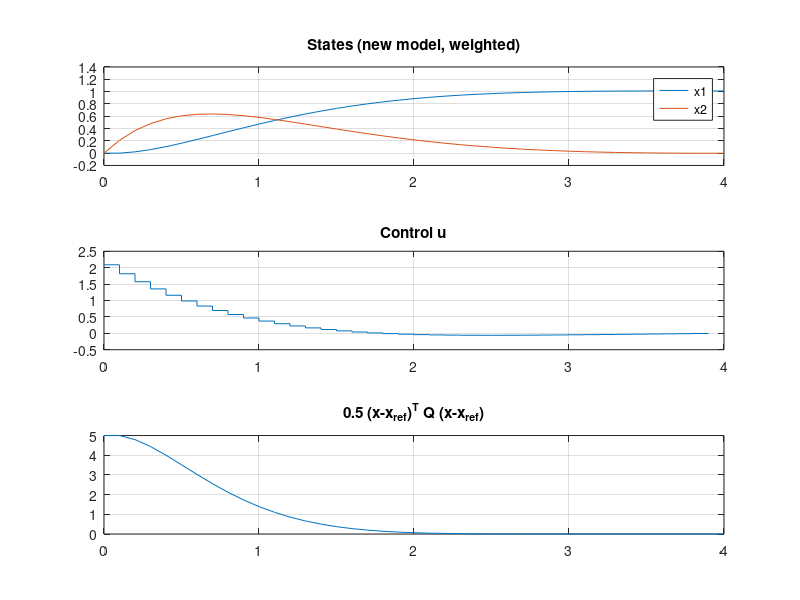

Write the MATLAB code that produced this figure.
function mode1_ocp_newton()
    %%%%%%%%%%%%%%%%%%%%%%%%%%%%%%%%%%%%%%%%%%%%%%%%%%%%%%%%%%%%%%%%
    % Single-mode nonlinear OCP via Riccati-Newton (iLQR)
    % Model:
    %   x1' = x2
    %   x2' = -1.1*x2 - 0.2*x2*|x2| + u
    % Cost:
    %   l = 0.5*(x-xref)' Q (x-xref) + u^2,  Q = diag([1,2])
    %   Vf= 0.5*(x-xref)' Q (x-xref)
    %%%%%%%%%%%%%%%%%%%%%%%%%%%%%%%%%%%%%%%%%%%%%%%%%%%%%%%%%%%%%%%%

    % Problem setup
    nx = 2; nu = 1;
    N  = 40;
    dt = 0.1;
    xref  = [1; 1];
    x_init = [0; 0];

    % Weights
    Q  = diag([10, 0]);   % state weight (stage)
    Qf = Q;              % terminal weight

    % Trajectories (initialize)
    X   = zeros(nx, N+1);  X(:,1) = x_init;
    U   = zeros(nu, N);
    LAM = zeros(nx, N+1);

    % initial rollout with u=0
    for i = 1:N
        [f, ~, ~, ~, ~] = f_and_derivs_mode1(X(:,i), U(:,i));
        X(:,i+1) = X(:,i) + dt*f;
    end

    % Newton settings
    max_iter = 100;
    alpha    = 0.1;   % line search factor
    regGi    = 1e-10; % control Hessian regularization
    regPmin  = 1e-12; % Riccati PD 보정

    fprintf('Start: J=%.6f\n', total_cost(X,U,xref,Q,Qf));
    
    tic;
    for it = 1:max_iter
        %%%%%%%%%%%%%%%%%%%%%%%%%%%%%%%%%%%%%%%%%%%%%%%%%%%%%%%%%%%%%
        % Linearization & KKT blocks build
        %%%%%%%%%%%%%%%%%%%%%%%%%%%%%%%%%%%%%%%%%%%%%%%%%%%%%%%%%%%%%
        A = cell(N,1); B = cell(N,1);
        Qxx = cell(N,1); Qxu = cell(N,1); Quu = cell(N,1);
        xbar = cell(N,1); lbar_x = cell(N,1); lbar_u = cell(N,1);

        QxxN    = Qf;                                 % terminal Hessian
        lbar_xN = gradVf(X(:,end), xref, Qf) - LAM(:,end);

        for i = 1:N
            xi = X(:,i);
            ui = U(:,i);
            lam_ip1 = LAM(:,i+1);

            % dynamics + derivatives (NEW MODEL)
            [f, dfdx, dfdu, Hxx_dyn, Hxu_dyn] = f_and_derivs_mode1(xi, ui);

            % cost (weighted)
            [~, lx, lu] = stage_cost_and_grads(xi, ui, xref, Q);

            % Hamiltonian gradient
            Hx = lx + dfdx.'*lam_ip1;
            Hu = lu + dfdu.'*lam_ip1;

            % Hamiltonian Hessian blocks (weighted)
            Hxx = Q + Hxx_dyn(lam_ip1);
            Hxu = Hxu_dyn(lam_ip1);
            Huu = 2;

            % discrete linearization (Euler)
            A{i}    = eye(nx) + dt*dfdx;
            B{i}    = dt*dfdu;
            xbar{i} = xi + dt*f - X(:,i+1);      % dyn residual

            % quadratic blocks
            Qxx{i}  = dt*Hxx;
            Qxu{i}  = dt*Hxu;
            Quu{i}  = dt*Huu;

            % residuals (stationarity)
            lbar_x{i} = dt*Hx + LAM(:,i+1) - LAM(:,i);
            lbar_u{i} = dt*Hu;
        end

        %%%%%%%%%%%%%%%%%%%%%%%%%%%%%%%%%%%%%%%%%%%%%%%%%%%%%%%%%%%%%
        % Backward Riccati recursion
        %%%%%%%%%%%%%%%%%%%%%%%%%%%%%%%%%%%%%%%%%%%%%%%%%%%%%%%%%%%%%
        P = cell(N+1,1); s = cell(N+1,1);
        Kmat = cell(N,1); kff = cell(N,1);

        P{N+1} = QxxN;
        s{N+1} = -lbar_xN;

        for i = N:-1:1
            Ai = A{i}; Bi = B{i};
            Qxxi = Qxx{i}; Qxui = Qxu{i}; Quui = Quu{i};
            lxi = lbar_x{i}; lui = lbar_u{i};
            Pi1 = P{i+1}; si1 = s{i+1};
            xbi = xbar{i};

            % block assembly
            Fi = Qxxi + Ai.'*Pi1*Ai;
            Hi = Qxui + Ai.'*Pi1*Bi;      % (nx x 1)
            Gi = Quui + Bi.'*Pi1*Bi;      % (1 x 1)

            % control law Δu = K Δx + kff
            Gi_reg = max(Gi, regGi);
            Kmat{i} = -(Gi_reg \ (Hi.')); % (1 x nx)
            kff{i}  = -(Gi_reg \ (Bi.'*(Pi1*xbi - si1) + lui));  % (1 x 1)

            % Riccati update
            P{i} = Fi - (Kmat{i}.' * Gi * Kmat{i});
            % PD & symmetry guard
            P{i} = 0.5*(P{i}+P{i}.');
            mEv  = min(real(eig(P{i})));
            if mEv < regPmin, P{i} = P{i} + (regPmin - mEv)*eye(nx); end

            s{i} = -( lxi + Ai.'*(Pi1*xbi - si1) + Hi*kff{i} );
        end

        %%%%%%%%%%%%%%%%%%%%%%%%%%%%%%%%%%%%%%%%%%%%%%%%%%%%%%%%%%%%%
        % Forward recursion: compute Newton step and update
        %%%%%%%%%%%%%%%%%%%%%%%%%%%%%%%%%%%%%%%%%%%%%%%%%%%%%%%%%%%%%
        dX = zeros(nx,N+1); dU = zeros(nu,N); dLAM = zeros(nx,N+1);
        dX(:,1) = x_init - X(:,1);

        for i = 1:N
            dU(:,i)   = Kmat{i}*dX(:,i) + kff{i};
            dLAM(:,i) = P{i}*dX(:,i) - s{i};
            dX(:,i+1) = A{i}*dX(:,i) + B{i}*dU(:,i) + xbar{i};
        end
        dLAM(:,end) = P{N+1}*dX(:,end) - s{N+1};

        % update
        X   = X   + alpha*dX;
        U   = U   + alpha*dU;
        LAM = LAM + alpha*dLAM;

        % re-rollout X with new U
        X(:,1) = x_init;
        for i = 1:N
            [f, ~, ~, ~, ~] = f_and_derivs_mode1(X(:,i), U(:,i));
            X(:,i+1) = X(:,i) + dt*f;
        end

        % report
        dXmax = max(vecnorm(dX,2,1)); dUmax = max(abs(dU));
        J = total_cost(X,U,xref,Q,Qf);
        % fprintf('Iter %3d: J=%.6f | max||dX||=%.2e, max|dU|=%.2e\n', it, J, dXmax, dUmax);
    end

    toc;

    % plots
    tgrid = 0:dt:dt*N;
    e = X - xref;                           % error over time
    state_cost = 0.5*(Q(1,1)*e(1,:).^2 + Q(2,2)*e(2,:).^2);
    figure;
    subplot(3,1,1); plot(tgrid, X(1,:),'-', tgrid, X(2,:),'-'); grid on; legend x1 x2; title('States (new model, weighted)');
    subplot(3,1,2); stairs(tgrid(1:end-1), U,'-'); grid on; title('Control u');
    subplot(3,1,3); plot(tgrid, state_cost,'-'); grid on; title('0.5 (x-x_{ref})^T Q (x-x_{ref})');
end

% ===================== helpers (NEW MODEL + WEIGHTS) =====================

function g = gradVf(x, xr, Qf)
    g = Qf*(x - xr);
end

function [l, lx, lu] = stage_cost_and_grads(x, u, xr, Q)
    e  = (x - xr);
    lx = Q*e;           % ∂l/∂x
    lu = 2*u;           % ∂l/∂u
    l  = 0.5*(e.'*Q*e) + u^2;
end

function [f, dfdx, dfdu, Hxx_dyn, Hxu_dyn] = f_and_derivs_mode1(x, u)
    % Model:
    % x1' = x2
    % x2' = -1.1*x2 - 0.2*x2*|x2| + u
    x2 = x(2);

    f1 = x2;
    f2 = -1.1*x2 - 0.2*x2*abs(x2) + u;
    f  = [f1; f2];

    % Jacobians
    dfdx = [ 0,                    1;
             0,  -1.1 - 0.4*abs(x2) ];
    dfdu = [0; 1];

    % Dynamics curvature for Hamiltonian (second derivatives wrt x)
    sgn = sign(x2); % sign(0)=0
    Hxx_dyn = @(lam) lam(2)*[0,0;0, -0.4*sgn];  % only f2_x2x2 nonzero
    Hxu_dyn = @(lam) [0; 0];                    % mixed x-u second derivatives = 0
end

function J = total_cost(X,U,xr,Q,Qf)
    % accumulates weighted stage + terminal
    J = 0;
    Nloc = size(U,2);
    for ii=1:Nloc
        e = X(:,ii)-xr;
        J = J + 0.5*(e.'*Q*e) + U(:,ii)'*U(:,ii);
    end
    eN = X(:,end)-xr;
    J = J + 0.5*(eN.'*Qf*eN);
end
